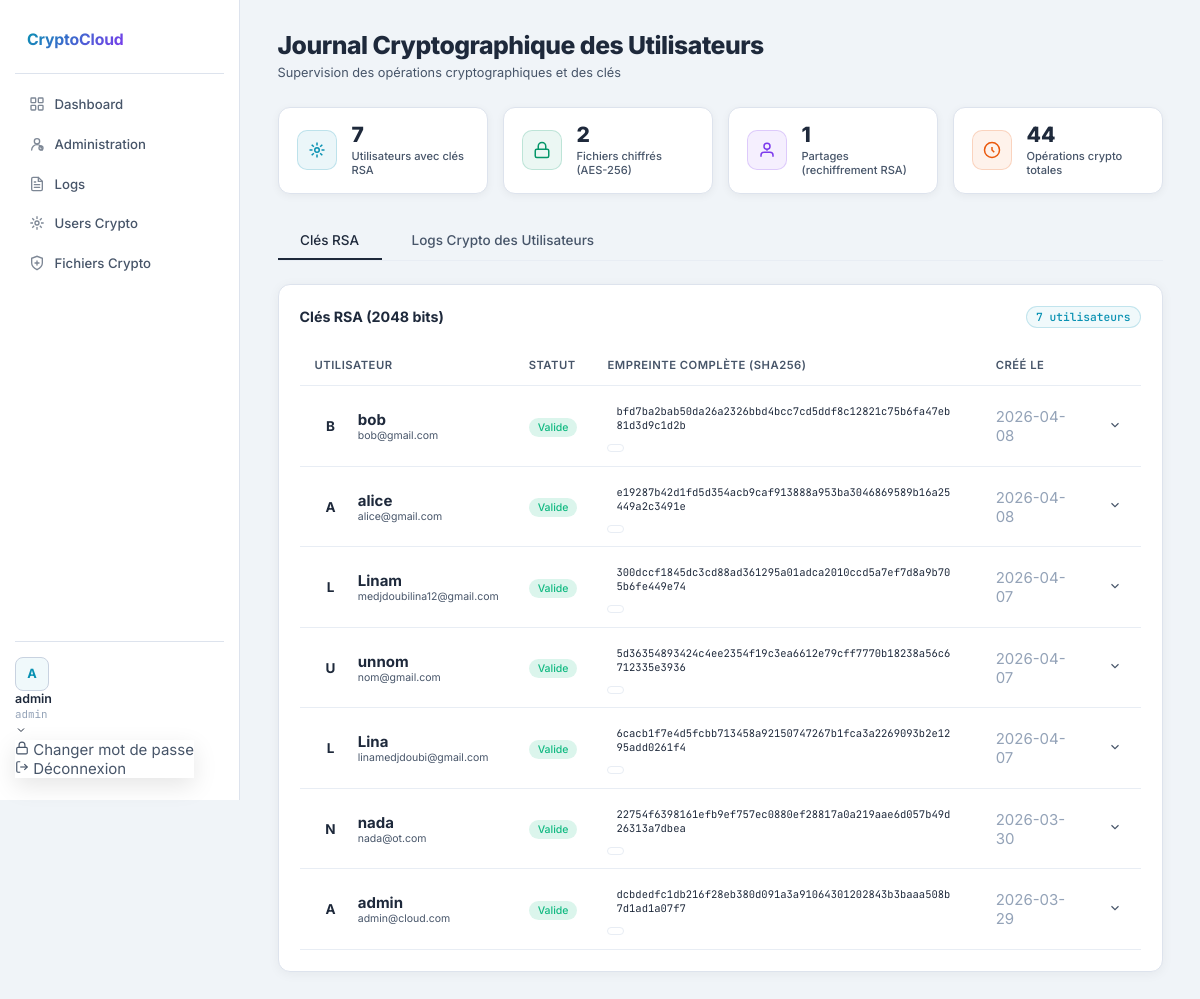
/crypto (signed in), run on the app's committed database.
### tables this page shows
CREATE TABLE users (
    id                    INTEGER PRIMARY KEY AUTOINCREMENT,
    username              TEXT    NOT NULL UNIQUE,
    email                 TEXT    NOT NULL UNIQUE,
    password_hash         TEXT    NOT NULL,
    role                  TEXT    NOT NULL DEFAULT 'user'
                                  CHECK (role IN ('user', 'admin')),
    is_active             INTEGER NOT NULL DEFAULT 1,
    created_at            TEXT    NOT NULL DEFAULT (datetime('now')),

    -- ClÃ© publique RSA (partageable, pas besoin de chiffrer)
    public_key            TEXT    NOT NULL DEFAULT '',

    -- Chose 1 : clÃ© privÃ©e RSA chiffrÃ©e avec le mot de passe
    private_key_encrypted TEXT    NOT NULL DEFAULT '',
    private_key_salt      TEXT    NOT NULL DEFAULT '',  -- sel1 pour PBKDF2(mdp)

    -- Chose 2 : clÃ© privÃ©e RSA chiffrÃ©e avec les 12 mots
    recovery_key_encrypted TEXT   NOT NULL DEFAULT '',
    recovery_salt          TEXT   NOT NULL DEFAULT '',  -- sel2 pour PBKDF2(12 mots)

    -- Chose 3 : hash des 12 mots pour vÃ©rification
    recovery_phrase_hash   TEXT   NOT NULL DEFAULT '',  -- PBKDF2(12 mots + sel3)
    recovery_phrase_salt   TEXT   NOT NULL DEFAULT ''   -- sel3
    -- â†‘ pas de virgule sur la derniÃ¨re ligne !
);

### routes/admin_routes.py (the view)
@admin_bp.route("/crypto")
def crypto_admin():
    if session.get("role") != "admin":
        flash("Accès non autorisé.", "error")
        return redirect(url_for("dashboard"))
    from database.db import fetch_all
    import hashlib
    users = fetch_all("""
        SELECT id, username, email, role, is_active, created_at,
               public_key, private_key_encrypted, private_key_salt,
               recovery_key_encrypted, recovery_salt
        FROM users
        ORDER BY created_at DESC
    """)
    users_list = []
    for user in users:
        user_dict = dict(user)
        if user_dict.get("public_key"):
            fingerprint = hashlib.sha256(user_dict["public_key"].encode()).hexdigest()
            user_dict["key_fingerprint"] = fingerprint
        else:
            user_dict["key_fingerprint"] = None
        users_list.append(user_dict)
    total_users = len(users_list)
    total_files_encrypted = fetch_all("SELECT COUNT(*) as cnt FROM files")[0]["cnt"]
    total_shares = fetch_all("SELECT COUNT(*) as cnt FROM shared_files")[0]["cnt"]
    crypto_logs = fetch_all("""
        SELECT l.*, u.username
        FROM logs l
        LEFT JOIN users u ON l.user_id = u.id
        WHERE l.action LIKE 'crypto_%'
           OR l.action IN ('upload', 'download', 'share')
        ORDER BY l.timestamp DESC
        LIMIT 200
    """)
    crypto_logs_list = []
    for log in crypto_logs:
        log_dict = dict(log)
        crypto_logs_list.append(log_dict)
    crypto_ops_total = len(crypto_logs_list)
    total_keys = len([u for u in users_list if u.get("public_key")])
    return render_template("admin_crypto.html",
        users=users_list,
        total_users=total_users,
        total_files_encrypted=total_files_encrypted,
        total_shares=total_shares,
        crypto_logs=crypto_logs_list,
        crypto_ops_total=crypto_ops_total,
        total_keys=total_keys
    )

### database/db.py (called while the page is built)
def get_connection():
    conn = sqlite3.connect(DB_PATH)
    conn.row_factory = sqlite3.Row
    conn.execute("PRAGMA foreign_keys = ON")
    return conn

def fetch_all(query, params=()):
    with get_connection() as conn:
        return conn.execute(query, params).fetchall()

### main.py (called while the page is built)
@app.template_filter('regex_search')
def regex_search(text, pattern):
    if not text:
        return None
    match = re.search(pattern, text)
    if match:
        return match.group(1)
    return None

### templates/admin_crypto.html (shortened to what this page needs)
{% extends "base.html" %}
{% block content %}
<div class="dash-header">
  <div>
    <h1 class="page-title">Journal Cryptographique des Utilisateurs</h1>
    <p class="page-sub">Supervision des opérations cryptographiques et des clés</p>
  </div>
</div>
<div class="stats-row">
  <div class="stat-card">
    <div class="stat-icon icon-blue">
      <svg width="18" height="18" viewBox="0 0 24 24" fill="none" stroke="currentColor" stroke-width="2">
        <path d="M12 2v4M12 18v4M4.93 4.93l2.83 2.83M16.24 16.24l2.83 2.83M2 12h4M18 12h4M4.93 19.07l2.83-2.83M16.24 7.76l2.83-2.83"/>
        <circle cx="12" cy="12" r="3"/>
      </svg>
    </div>
    <div>
      <p class="stat-value">{{ total_users }}</p>
      <p class="stat-label">Utilisateurs avec clés RSA</p>
    </div>
  </div>
  <div class="stat-card">
    <div class="stat-icon icon-green">
      <svg width="18" height="18" viewBox="0 0 24 24" fill="none" stroke="currentColor" stroke-width="2">
        <rect x="3" y="11" width="18" height="11" rx="2" ry="2"/>
        <path d="M7 11V7a5 5 0 0 1 10 0v4"/>
      </svg>
    </div>
    <div>
      <p class="stat-value">{{ total_files_encrypted }}</p>
      <p class="stat-label">Fichiers chiffrés (AES-256)</p>
    </div>
  </div>
  <div class="stat-card">
    <div class="stat-icon icon-purple">
      <svg width="18" height="18" viewBox="0 0 24 24" fill="none" stroke="currentColor" stroke-width="2">
        <path d="M20 21v-2a4 4 0 0 0-4-4H8a4 4 0 0 0-4 4v2"/>
        <circle cx="12" cy="7" r="4"/>
        <path d="M12 11v2"/>
      </svg>
    </div>
    <div>
      <p class="stat-value">{{ total_shares }}</p>
      <p class="stat-label">Partages (rechiffrement RSA)</p>
    </div>
  </div>
  <div class="stat-card">
    <div class="stat-icon icon-orange">
      <svg width="18" height="18" viewBox="0 0 24 24" fill="none" stroke="currentColor" stroke-width="2">
        <circle cx="12" cy="12" r="10"/>
        <path d="M12 8v4l3 3"/>
      </svg>
    </div>
    <div>
      <p class="stat-value">{{ crypto_ops_total }}</p>
      <p class="stat-label">Opérations crypto totales</p>
    </div>
  </div>
</div>
<div class="crypto-tabs">
  <button class="tab-btn active" onclick="showTab('keys')"> Clés RSA</button>
  <button class="tab-btn" onclick="showTab('logs')">Logs Crypto des Utilisateurs</button>
</div>
<div id="keys-tab" class="tab-content active">
  <div class="card">
    <div class="card-header">
      <h2 class="card-title">Clés RSA (2048 bits)</h2>
      <span class="badge-count">{{ users|length }} utilisateurs</span>
    </div>
    <div class="keys-table-container">
      <table class="keys-table">
        <thead>
            <th>Utilisateur</th>
            <th>Statut</th>
            <th>Empreinte complète (SHA256)</th>
            <th>Créé le</th>
            <th></th>
        </thead>
        <tbody>
          {% for user in users %}
          <tr class="key-row" onclick="toggleKeyDetails({{ user.id }})">
            <td>
              <div class="table-user-mini">
                <div class="mini-avatar">{{ user.username[0]|upper }}</div>
                <div>
                  <strong>{{ user.username }}</strong>
                  <span class="user-email">{{ user.email }}</span>
                </div>
              </div>
            </td>
            <td>
              {% if user.public_key %}
              <span class="status-badge status-valid"> Valide</span>
              {% else %}
              <span class="status-badge status-missing">Manquante</span>
              {% endif %}
            </td>
            <td>
              {% if user.key_fingerprint %}
              <div class="fingerprint-full-container">
                <code class="fingerprint-full">{{ user.key_fingerprint }}</code>
                <button class="copy-btn-small" onclick="event.stopPropagation(); copyToClipboard('{{ user.key_fingerprint }}')" title="Copier l'empreinte">
                </button>
              </div>
              {% else %}
              <span class="text-muted">—</span>
              {% endif %}
            </td>
            <td class="text-muted">{{ user.created_at[:10] }}</td>
            <td>
              <button class="icon-btn-small" onclick="event.stopPropagation(); toggleKeyDetails({{ user.id }})">
                <svg width="14" height="14" viewBox="0 0 24 24" fill="none" stroke="currentColor" stroke-width="2">
                  <polyline points="6 9 12 15 18 9"/>
                </svg>
              </button>
            </td>
          </tr>
              </div>
          {% endfor %}
{% endblock %}

### templates/admin_crypto.html (style rules this page uses)
.icon-btn-small { background: transparent; border: none; cursor: pointer; color: var(--text-2); padding: 0.25rem; border-radius: 0.25rem; transition: all 0.2s; }
.badge-count { background: var(--bg-elevated); padding: 0.2rem 0.6rem; border-radius: 2rem; font-size: 0.75rem; font-weight: 500; color: var(--text-2); }
.fingerprint-full-container { display: flex; align-items: center; gap: 0.5rem; flex-wrap: wrap; }
.fingerprint-full { font-family: var(--mono); font-size: 0.7rem; background: var(--bg-dark); padding: 0.3rem 0.6rem; border-radius: 0.3rem; word-break: break-all; max-width: 500px; }
.copy-btn-small { background: var(--bg-elevated); border: 1px solid var(--border-light); padding: 0.2rem 0.5rem; border-radius: 0.3rem; font-size: 0.7rem; cursor: pointer; transition: all 0.2s; }
.keys-table-container { overflow-x: auto; }
.keys-table { width: 100%; border-collapse: collapse; }
.keys-table th, .keys-table td { padding: 0.9rem 1rem; text-align: left; border-bottom: 1px solid var(--border-light); }
.keys-table th { background: var(--bg-elevated); font-weight: 600; font-size: 0.75rem; text-transform: uppercase; letter-spacing: 0.5px; color: var(--text-2); }
.key-row { cursor: pointer; transition: background 0.2s; }
.table-user-mini { display: flex; align-items: center; gap: 0.75rem; }
.mini-avatar { width: 32px; height: 32px; background: var(--gradient-primary); border-radius: 0.4rem; display: flex; align-items: center; justify-content: center; font-weight: bold; font-size: 0.9rem; }
.user-email { font-size: 0.7rem; color: var(--text-2); display: block; }
.status-badge { display: inline-block; padding: 0.2rem 0.6rem; border-radius: 1rem; font-size: 0.7rem; font-weight: 500; }
.status-valid { background: rgba(16, 185, 129, 0.15); color: #10b981; }
.text-muted { color: var(--text-3); }
.crypto-tabs { display: flex; gap: 0.5rem; margin-bottom: 1.5rem; border-bottom: 1px solid var(--border-light); padding-bottom: 0; }
.tab-btn { padding: 0.7rem 1.5rem; background: transparent; border: none; font-size: 0.9rem; font-weight: 500; color: var(--text-2); cursor: pointer; transition: all 0.2s; border-bottom: 2px solid transparent; }
.tab-btn.active { color: var(--blue); border-bottom-color: var(--blue); }
.tab-content { display: none; }
.tab-content.active { display: block; }

### data on the page
users: username "B", username "bob", email "bob@gmail.com", shows "Valide", key_fingerprint "bfd7ba2bab50da26a2326bbd4bcc7cd5ddf8c12821c75b6fa47eb81d3d9c1d2b", created_at "2026-04-08"
users: username "A", username "alice", email "alice@gmail.com", shows "Valide", key_fingerprint "e19287b42d1fd5d354acb9caf913888a953ba3046869589b16a25449a2c3491e", created_at "2026-04-08"
users: username "L", username "Linam", email "medjdoubilina12@gmail.com", shows "Valide", key_fingerprint "300dccf1845dc3cd88ad361295a01adca2010ccd5a7ef7d8a9b705b6fe449e74", created_at "2026-04-07"
users: username "U", username "unnom", email "nom@gmail.com", shows "Valide", key_fingerprint "5d36354893424c4ee2354f19c3ea6612e79cff7770b18238a56c6712335e3936", created_at "2026-04-07"
users: username "L", username "Lina", email "linamedjdoubi@gmail.com", shows "Valide", key_fingerprint "6cacb1f7e4d5fcbb713458a92150747267b1fca3a2269093b2e1295add0261f4", created_at "2026-04-07"
users: username "N", username "nada", email "nada@ot.com", shows "Valide", key_fingerprint "22754f6398161efb9ef757ec0880ef28817a0a219aae6d057b49d26313a7dbea", created_at "2026-03-30"
users: username "A", username "admin", email "admin@cloud.com", shows "Valide", key_fingerprint "dcbdedfc1db216f28eb380d091a3a91064301202843b3baaa508b7d1ad1a07f7", created_at "2026-03-29"

### other printed values
{{ session['username'][0]|upper }} "A"
{{ session['username'] }} "admin"
{{ session.get('role', 'user') }} "admin"
{{ total_users }} "7"
{{ total_files_encrypted }} "2"
{{ total_shares }} "1"
{{ crypto_ops_total }} "44"
{{ users|length }} "7"
